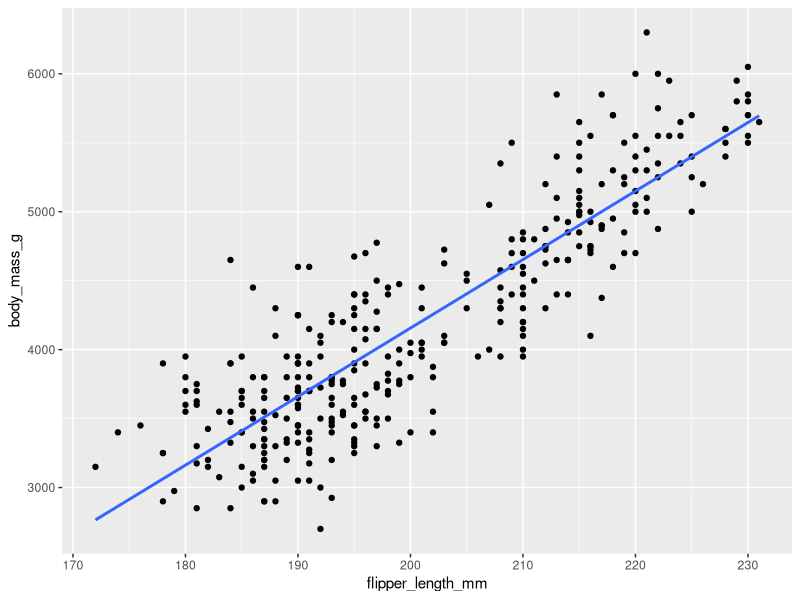
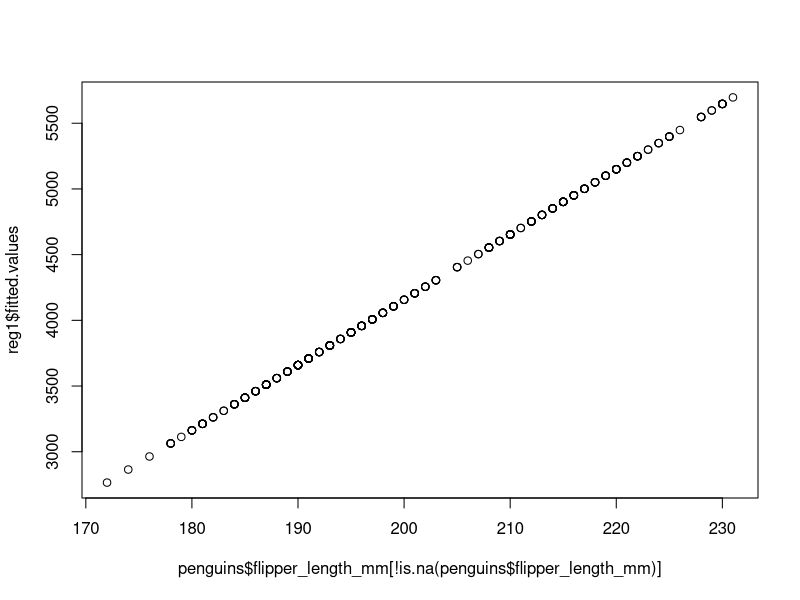
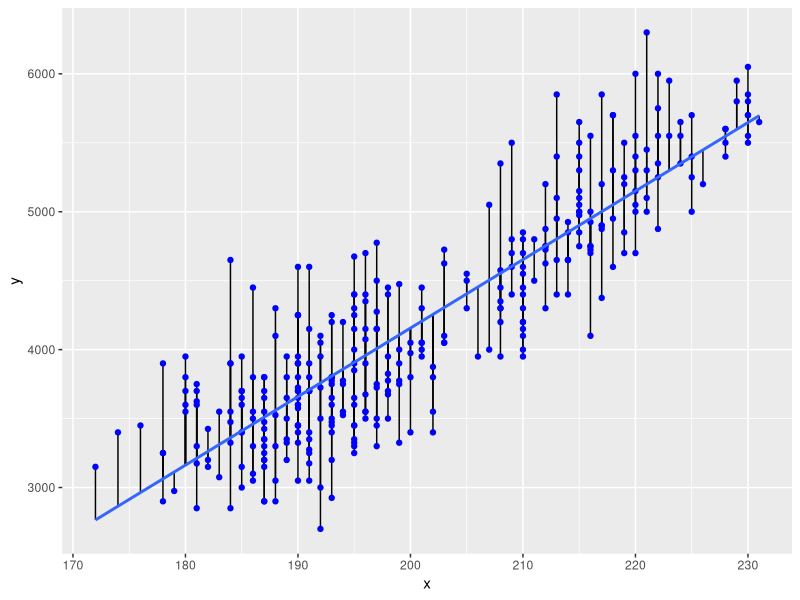
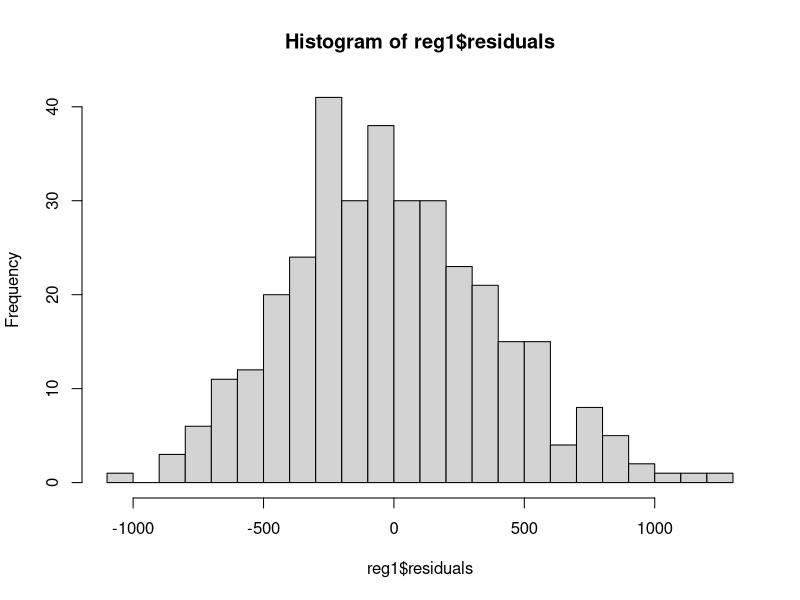
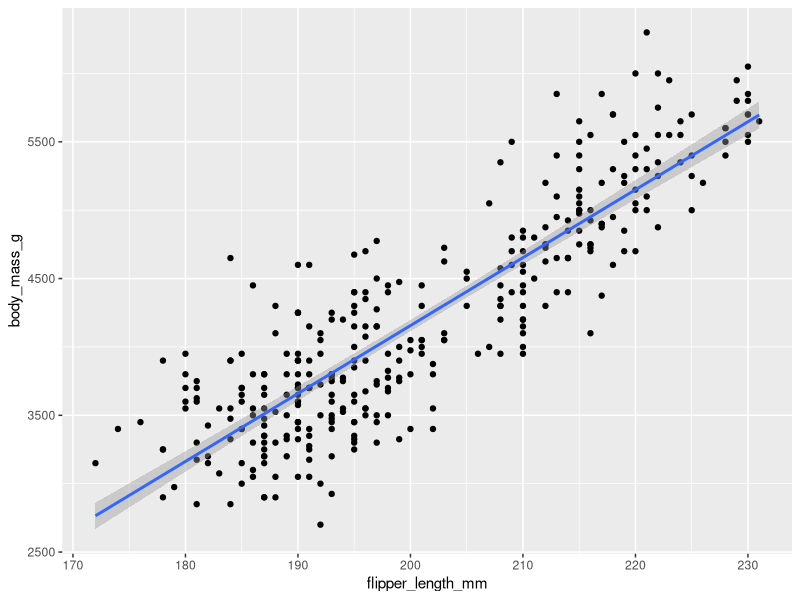
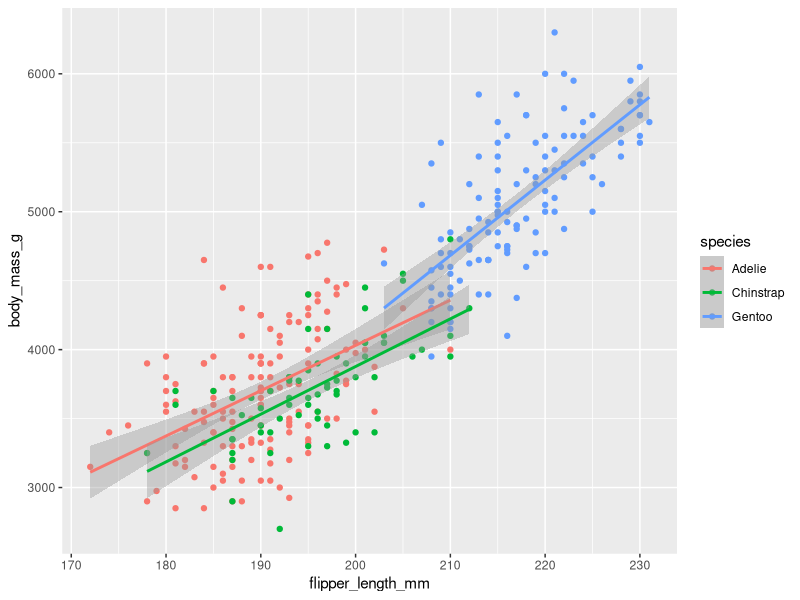
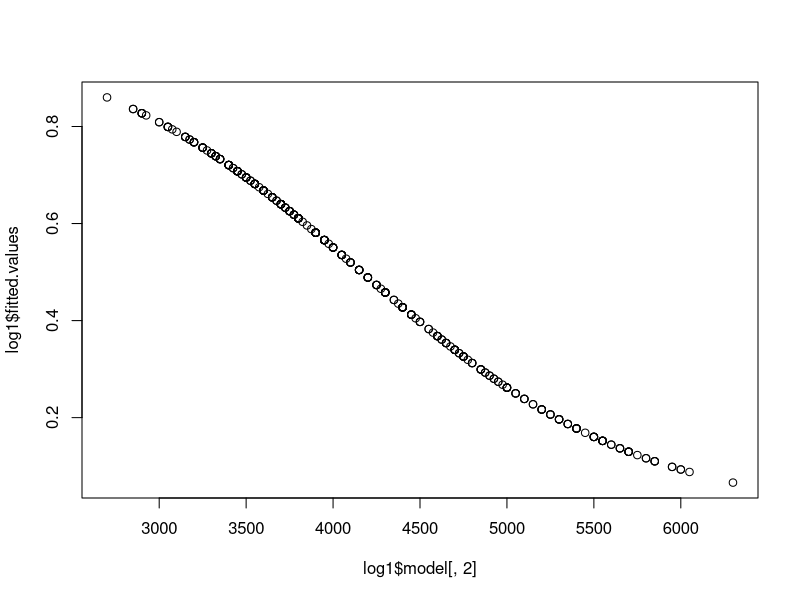
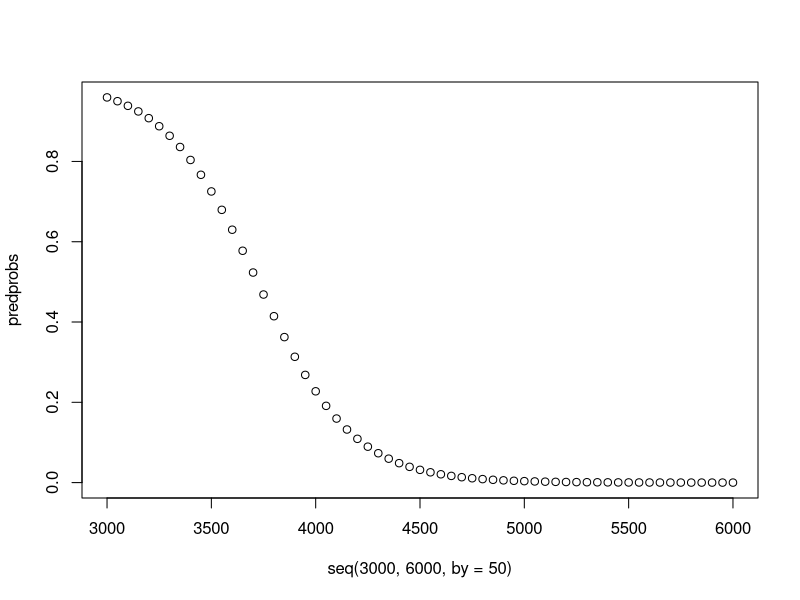

Here is the R script that generated these plots, in order:
## ---- chunk 1
library(tidyverse)
## ---- chunk 2
penguins <- read_csv("data/penguins_modified.csv")
## ---- chunk 3
ggplot(penguins, aes(y=body_mass_g, x=flipper_length_mm)) +
  geom_point() + 
  geom_smooth(method="lm", se=FALSE)  # method lm = linear model = OLS regression
## ---- chunk 4
lm(body_mass_g ~ flipper_length_mm, data=penguins)
## ---- chunk 5
# pipe
lm(body_mass_g ~ flipper_length_mm, data=penguins) |> 
  summary()
## ---- chunk 6

## ---- chunk 7
reg1 <- lm(body_mass_g ~ flipper_length_mm, data=penguins)
reg1_sum <- summary(reg1)

names(reg1)
names(reg1_sum)
## ---- chunk 8
reg1$coefficients
reg1_sum$coefficients
## ---- chunk 9
reg1 <- lm(body_mass_g ~ flipper_length_mm, data=penguins)
reg1_sum <- summary(reg1)
reg1_sum
reg1_sum$r.squared

cor(penguins$body_mass_g, penguins$flipper_length_mm, use="pairwise")
cor(penguins$body_mass_g, penguins$flipper_length_mm, use="pairwise")^2
## ---- chunk 10
reg1 <- lm(body_mass_g ~ flipper_length_mm, data=penguins)

reg1$fitted.values
## ---- chunk 11
plot(reg1$fitted.values ~ penguins$flipper_length_mm[!is.na(penguins$flipper_length_mm)])
## ---- chunk 12

## ---- chunk 13
reg1 <- lm(body_mass_g ~ flipper_length_mm, data=penguins)

reg1$residuals
## ---- chunk 14
data.frame(x=reg1$model[,2],
           y=reg1$model[,1],
           fitted=reg1$fitted.values) %>%
  ggplot(aes(x=x, xend=x, y=y, yend=fitted)) +
  geom_segment() +
  geom_point(color="blue") + 
  geom_smooth(method="lm", se=FALSE)
## ---- chunk 15
hist(reg1$residuals, breaks=20)
## ---- chunk 16

## ---- chunk 17
lm(bill_depth_mm ~ bill_length_mm, data=penguins)
## ---- chunk 18
lm(bill_length_mm ~ bill_depth_mm, data=penguins)
## ---- chunk 19
reg1 <- lm(body_mass_g ~ flipper_length_mm, data=penguins)

# head() limits the output to the first few values
head(predict(reg1, penguins))
head(reg1$fitted.values)
## ---- chunk 20
# make a data frame with columns with x variable names
newdata <- data.frame(flipper_length_mm = c(175, 200, 225))
newdata

# predict with the regression result and the new data frame
predict(reg1, newdata)

predict(reg1, newdata, 
        se.fit = TRUE,
        interval = "confidence")  # 95% by default

predict(reg1, newdata, 
        interval = "prediction")  # 95% by default
## ---- chunk 21
penguins %>%
  ggplot(aes(y=body_mass_g, x=flipper_length_mm)) + 
  geom_point() + 
  geom_smooth(method="lm")
## ---- chunk 22

## ---- chunk 23
lm(body_mass_g ~ flipper_length_mm + bill_length_mm, 
   data=penguins) %>%
  summary()
## ---- chunk 24
reg2 <- lm(body_mass_g ~ flipper_length_mm + species, 
           data=penguins)
summary(reg2)
## ---- chunk 25
reg3 <- lm(body_mass_g ~ -1 + flipper_length_mm + species, data=penguins)
summary(reg3)
## ---- chunk 26
lm(body_mass_g ~ -1 + species, data=penguins) %>%
  summary()
penguins %>%
  group_by(species) %>%
  summarize(mean(body_mass_g, na.rm=TRUE))
## ---- chunk 27

## ---- chunk 28
lm(body_mass_g ~ flipper_length_mm + bill_length_mm + bill_depth_mm,
   data=penguins) |> 
  summary()
## ---- chunk 29
lm(body_mass_g ~ flipper_length_mm + bill_length_mm + bill_depth_mm + bill_length_mm:bill_depth_mm,
   data=penguins) |> 
  summary()
## ---- chunk 30
lm(body_mass_g ~ flipper_length_mm + bill_length_mm * bill_depth_mm,
   data=penguins) |> 
  summary()
## ---- chunk 31
lm(body_mass_g ~ flipper_length_mm * species, 
   data=penguins) |> 
  summary()
## ---- chunk 32
penguins %>%
  ggplot(aes(y=body_mass_g, x=flipper_length_mm, color=species)) +
  geom_point() + 
  geom_smooth(method="lm")
## ---- chunk 33

## ---- chunk 34
reg5 <- lm(body_mass_g ~ flipper_length_mm * species, 
   data=penguins)
predict(reg5, data.frame(flipper_length_mm = seq(180, 220, by=5), species = "Chinstrap"))
predict(reg5, data.frame(flipper_length_mm = seq(180, 220, by=5), species = "Gentoo"))
## ---- chunk 35
table(penguins$sex)
## ---- chunk 36
penguins$female <- penguins$sex == "female"
table(penguins$female)
## ---- chunk 37
glm(female ~ body_mass_g + species,
    data=penguins,
    family="binomial") |>
  summary()
## ---- chunk 38
log1 <- glm(female ~ body_mass_g,
    data=penguins,
    family="binomial")

log1$fitted.values

plot(log1$fitted.values ~ log1$model[,2]) # log1$model[,2] is the x values: body_mass_g
## ---- chunk 39
log2 <- glm(female ~ body_mass_g * species,
    data=penguins,
    family="binomial")

# default
predict(log2, data.frame(body_mass_g=seq(3000, 6000, by=500), species="Chinstrap"))

# predicted probabilities
predict(log2, 
        data.frame(body_mass_g=seq(3000, 6000, by=500), species="Chinstrap"),
        type="response")
## ---- chunk 40
predprobs <- predict(log2, 
        data.frame(body_mass_g=seq(3000, 6000, by=50), species="Chinstrap"),
        type="response")
plot(predprobs ~ seq(3000, 6000, by=50))
## ---- chunk 41
predprobs <- predict(log2, 
        data.frame(body_mass_g=seq(3000, 6000, by=50), species="Gentoo"),
        type="response")
plot(predprobs ~ seq(3000, 6000, by=50))
## ---- chunk 42

## ---- chunk 43
healthdata <- read_csv("data/nhanes.csv")
## ---- chunk 44

## ---- chunk 45

